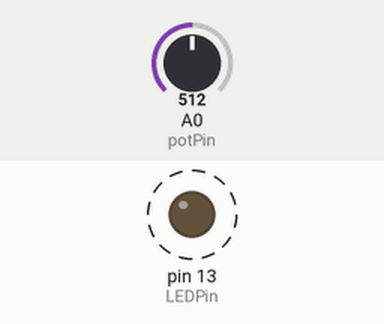
Bench run of a sketch on a simulated Arduino Uno, built with avr-gcc and run on an emulated ATmega328P. On the bench: output pins drawn as LEDs (lit = HIGH). Dashed ring = blinking. Inputs (shaded band) come from the test bench; at power-on: A0 (potPin) = 512. What the sketch prints to the serial monitor is not drawn.

Above: at 0.1 s.
Timing chart, 0 to 3.0 s (numbered marks = the images above):
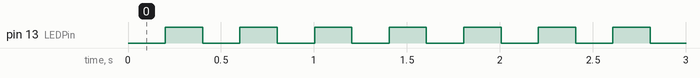

The sketch:

0101_ADC_V001.ino
```cpp
int k = 0;
int val = 0; // define (int) and initialize (=0)!

const int potPin = A0; // Potentiometer slider connected to A0
const int LEDPin = 13;

void setup() {
  // put your setup code here, to run once:
  pinMode(LEDPin,OUTPUT);
  Serial.begin(115200);
  Serial.println("val   2*val");
//  delay(5000);
}

void loop() {
  // put your main code here, to run repeatedly:
  val = analogRead(potPin);
  Serial.print(val);
  Serial.print("   ");
  Serial.println(2 * val);

  //k = k+1;
  delay(200);
  digitalWrite(LEDPin, !digitalRead(LEDPin));
}
```

Measured:
- by itself, pin 13 (LEDPin): alternates HIGH for 0.20 s and LOW for 0.20 s
